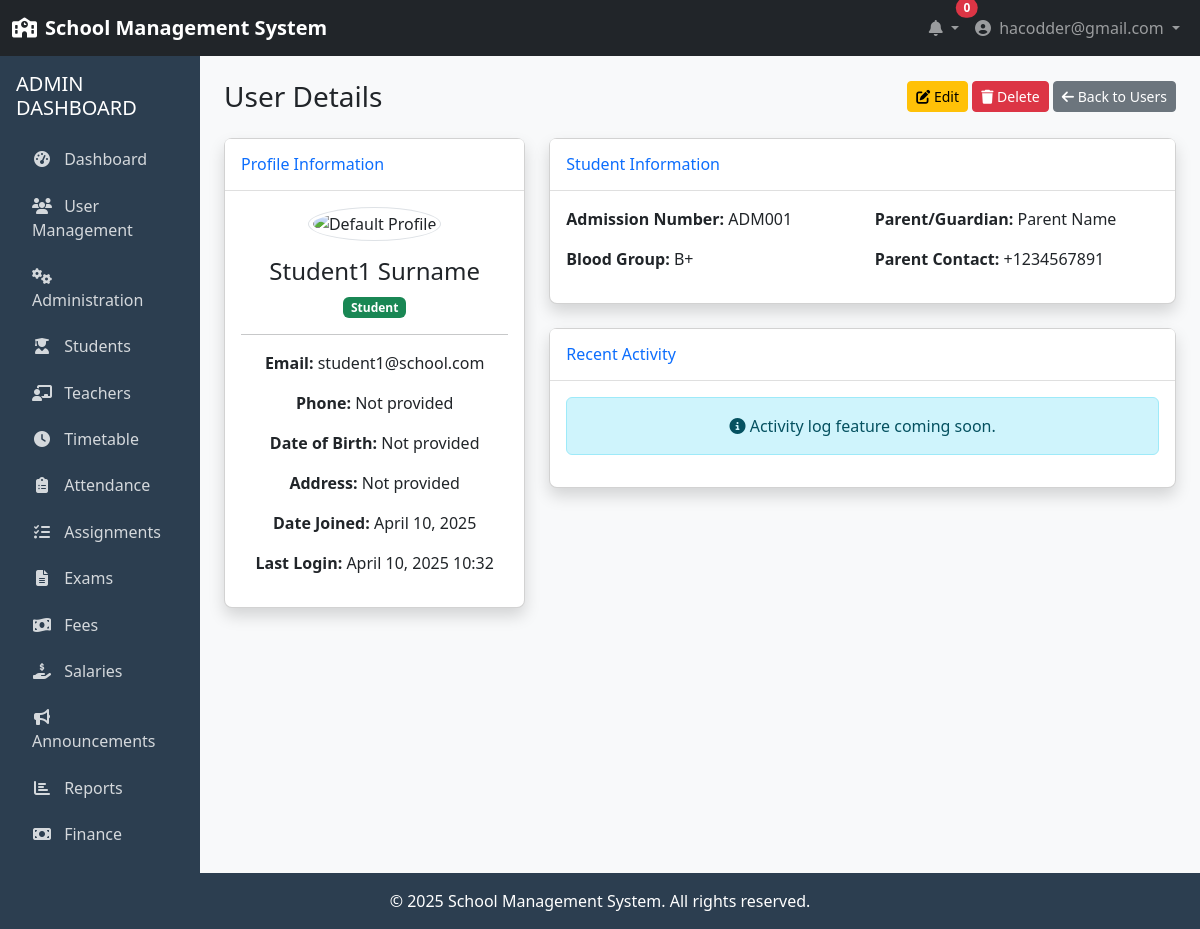
The page /accounts/admin/users/13/ (signed in) on the database its author committed.
### accounts/models.py (models this page shows, shortened)
class User(AbstractUser):
    USER_TYPE_CHOICES = (
        ('ADMIN', 'Admin'),
        ('TEACHER', 'Teacher'),
        ('STUDENT', 'Student'),
    )
    username = None
    email = models.EmailField(_('email address'), unique=True)
    user_type = models.CharField(max_length=10, choices=USER_TYPE_CHOICES, default='STUDENT')
    profile_pic = models.ImageField(upload_to='profile_pics/', null=True, blank=True)
    phone_number = models.CharField(max_length=15, null=True, blank=True)
    address = models.TextField(null=True, blank=True)
    date_of_birth = models.DateField(null=True, blank=True)
    USERNAME_FIELD = 'email'
    REQUIRED_FIELDS = []
    objects = UserManager()
    @property
    def is_admin(self):
        return self.user_type == 'ADMIN'
    @property
    def is_teacher(self):
        return self.user_type == 'TEACHER'
    @property
    def is_student(self):
        return self.user_type == 'STUDENT'

class StudentProfile(models.Model):
    user = models.OneToOneField(User, on_delete=models.CASCADE, related_name='student_profile')
    admission_number = models.CharField(max_length=20, unique=True)
    parent_name = models.CharField(max_length=100)
    parent_phone = models.CharField(max_length=15)
    parent_email = models.EmailField()
    blood_group = models.CharField(max_length=5, null=True, blank=True)
    emergency_contact = models.CharField(max_length=15, null=True, blank=True)

### accounts/views.py (the view)
# urls.py: path('admin/users/<int:pk>/', views.user_detail, name='user_detail'),
@login_required
@admin_required
def user_detail(request, pk):
    try:
        user = User.objects.get(pk=pk)
        context = {
            'user_obj': user,
            'title': f'User Details: {user.get_full_name()}',
        }
        if user.user_type == 'TEACHER':
            try:
                teacher_profile = user.teacher_profile
                context['teacher_profile'] = teacher_profile
            except:
                pass
        elif user.user_type == 'STUDENT':
            try:
                student_profile = user.student_profile
                context['student_profile'] = student_profile
            except:
                pass
        return render(request, 'accounts/user_detail.html', context)
    except User.DoesNotExist:
        messages.error(request, 'User does not exist.')
        return redirect('accounts:user_list')

### templates/accounts/user_detail.html (shortened to what this page needs)
{% extends 'base.html' %}
{% block content %}
<div class="container-fluid">
    <div class="d-sm-flex align-items-center justify-content-between mb-4">
        <h1 class="h3 mb-0 text-gray-800">User Details</h1>
        <div>
            <a href="{% url 'accounts:edit_user' user_obj.id %}" class="btn btn-warning btn-sm">
                <i class="fas fa-edit"></i> Edit
            </a>
            <a href="{% url 'accounts:delete_user' user_obj.id %}" class="btn btn-danger btn-sm">
                <i class="fas fa-trash"></i> Delete
            </a>
            <a href="{% url 'accounts:user_list' %}" class="btn btn-secondary btn-sm">
                <i class="fas fa-arrow-left"></i> Back to Users
            </a>
        </div>
    </div>
    <div class="row">
        <div class="col-lg-4">
            <div class="card shadow mb-4">
                <div class="card-header py-3">
                    <h6 class="m-0 font-weight-bold text-primary">Profile Information</h6>
                </div>
                <div class="card-body text-center">
                    {% if user_obj.profile_pic %}
                        <img src="{{ user_obj.profile_pic.url }}" alt="Profile Picture" class="img-profile rounded-circle img-thumbnail mb-3" style="width: 150px; height: 150px; object-fit: cover;">
                    {% else %}
                        <img src="/static/img/undraw_profile.svg" alt="Default Profile" class="img-profile rounded-circle img-thumbnail mb-3" style="width: 150px; height: 150px; object-fit: cover;">
                    {% endif %}
                    <h4>{{ user_obj.get_full_name }}</h4>
                    <p>
                        {% if user_obj.user_type == 'ADMIN' %}
                            <span class="badge bg-danger">Admin</span>
                        {% elif user_obj.user_type == 'TEACHER' %}
                            <span class="badge bg-primary">Teacher</span>
                        {% elif user_obj.user_type == 'STUDENT' %}
                            <span class="badge bg-success">Student</span>
                        {% endif %}
                    </p>
                    <hr>
                    <div class="text-left">
                        <p><strong>Email:</strong> {{ user_obj.email }}</p>
                        <p><strong>Phone:</strong> {{ user_obj.phone_number|default:"Not provided" }}</p>
                        <p><strong>Date of Birth:</strong> {{ user_obj.date_of_birth|date:"F d, Y"|default:"Not provided" }}</p>
                        <p><strong>Address:</strong> {{ user_obj.address|default:"Not provided" }}</p>
                        <p><strong>Date Joined:</strong> {{ user_obj.date_joined|date:"F d, Y" }}</p>
                        <p><strong>Last Login:</strong> {{ user_obj.last_login|date:"F d, Y H:i"|default:"Never logged in" }}</p>
                    </div>
                </div>
            </div>
        </div>
        <div class="col-lg-8">
            {% if user_obj.is_teacher %}
                <div class="card shadow mb-4">
                    <div class="card-header py-3">
                        <h6 class="m-0 font-weight-bold text-primary">Teacher Information</h6>
                    </div>
                    <div class="card-body">
                        {% if user_obj.teacher_profile %}
                            <div class="row">
                                <div class="col-md-6">
                                    <p><strong>Employee ID:</strong> {{ user_obj.teacher_profile.employee_id }}</p>
                                    <p><strong>Qualifications:</strong> {{ user_obj.teacher_profile.qualification }}</p>
                                </div>
                                <div class="col-md-6">
                                    <p><strong>Experience:</strong> {{ user_obj.teacher_profile.experience }} years</p>
                                    <p><strong>Joining Date:</strong> {{ user_obj.teacher_profile.joining_date|date:"F d, Y" }}</p>
                                </div>
                            </div>
                        {% else %}
                            <div class="alert alert-warning">
                                <i class="fas fa-exclamation-circle"></i> Teacher profile information not available.
                            </div>
                        {% endif %}
                    </div>
                </div>
            {% elif user_obj.is_student %}
                <div class="card shadow mb-4">
                    <div class="card-header py-3">
                        <h6 class="m-0 font-weight-bold text-primary">Student Information</h6>
                    </div>
                    <div class="card-body">
                        {% if user_obj.student_profile %}
                            <div class="row">
                                <div class="col-md-6">
                                    <p><strong>Admission Number:</strong> {{ user_obj.student_profile.admission_number }}</p>
                                    <p><strong>Blood Group:</strong> {{ user_obj.student_profile.blood_group|default:"Not provided" }}</p>
                                </div>
                                <div class="col-md-6">
                                    <p><strong>Parent/Guardian:</strong> {{ user_obj.student_profile.parent_name|default:"Not provided" }}</p>
                                    <p><strong>Parent Contact:</strong> {{ user_obj.student_profile.parent_phone|default:"Not provided" }}</p>
                                </div>
                            </div>
                        {% else %}
                            <div class="alert alert-warning">
                                <i class="fas fa-exclamation-circle"></i> Student profile information not available.
                            </div>
                        {% endif %}
                    </div>
                </div>
            {% endif %}
            <div class="card shadow mb-4">
                <div class="card-header py-3">
                    <h6 class="m-0 font-weight-bold text-primary">Recent Activity</h6>
                </div>
                <div class="card-body">
                    <div class="alert alert-info text-center">
                        <i class="fas fa-info-circle"></i> Activity log feature coming soon.
                    </div>
                </div>
            </div>
        </div>
    </div>
</div>
{% endblock %}

### templates/base.html (shortened to what this page needs)
<!DOCTYPE html>
<html lang="en">
<head>
    <link href="https://cdn.jsdelivr.net/npm/bootstrap@5.3.0/dist/css/bootstrap.min.css" rel="stylesheet">
    <link rel="stylesheet" href="https://cdnjs.cloudflare.com/ajax/libs/font-awesome/6.4.0/css/all.min.css">
</head>
<body>
    <nav class="navbar navbar-expand-lg navbar-dark bg-dark">
        <div class="container-fluid">
            <a class="navbar-brand" href="{% url 'home' %}">
                <i class="fas fa-school me-2"></i>School Management System
            </a>
            <div class="collapse navbar-collapse" id="navbarSupportedContent">
                <ul class="navbar-nav ms-auto mb-2 mb-lg-0">
                    {% if user.is_authenticated %}
                    <li class="nav-item dropdown">
                        <a class="nav-link dropdown-toggle" href="#" id="notificationDropdown" role="button" data-bs-toggle="dropdown">
                            <i class="fas fa-bell"></i>
                            <span class="position-absolute top-0 start-100 translate-middle badge rounded-pill bg-danger">
                                0
                            </span>
                        </a>
                    </li>
                    <li class="nav-item dropdown">
                        <a class="nav-link dropdown-toggle" href="#" id="userDropdown" role="button" data-bs-toggle="dropdown">
                            <i class="fas fa-user-circle me-1"></i> {{ user.get_full_name|default:user.email }}
                        </a>
                    </li>
                    {% else %}
                    <li class="nav-item">
                        <a class="nav-link" href="{% url 'accounts:login' %}"><i class="fas fa-sign-in-alt me-1"></i> Login</a>
                    </li>
                    {% endif %}
                </ul>
            </div>
        </div>
    </nav>
    <div class="container-fluid">
        <div class="row">
            {% if user.is_authenticated %}
            <div class="col-md-3 col-lg-2 px-0 sidebar">
                <div class="p-3">
                    {% if user.is_admin %}
                    <h5 class="text-uppercase mb-3">Admin Dashboard</h5>
                    <ul class="nav flex-column" id="sidenavAccordion">
                        <li class="nav-item">
                            <a class="nav-link {% if request.path == '/accounts/admin/dashboard/' %}active{% endif %}" href="{% url 'accounts:admin_dashboard' %}">
                                <i class="fas fa-tachometer-alt"></i> Dashboard
                            </a>
                        </li>
                        <li class="nav-item">
                            <a class="nav-link {% if '/accounts/users/' in request.path %}active{% endif %}" href="{% url 'accounts:user_list' %}">
                                <i class="fas fa-users"></i> User Management
                            </a>
                        </li>
                        <li class="nav-item">
                            <a class="nav-link collapsed" href="#" data-bs-toggle="collapse" data-bs-target="#collapseAdmin"
                                aria-expanded="false" aria-controls="collapseAdmin">
                                <i class="fas fa-fw fa-cogs"></i>
                                <span>Administration</span>
                            </a>
                        </li>
                        <li class="nav-item">
                            <a class="nav-link" href="{% url 'academics:student_list' %}">
                                <i class="fas fa-user-graduate"></i> Students
                            </a>
                        </li>
                        <li class="nav-item">
                            <a class="nav-link" href="{% url 'academics:teacher_list' %}">
                                <i class="fas fa-chalkboard-teacher"></i> Teachers
                            </a>
                        </li>
                        <li class="nav-item">
                            <a class="nav-link" href="{% url 'academics:timetable_list' %}">
                                <i class="fas fa-clock"></i> Timetable
                            </a>
                        </li>
                        <li class="nav-item">
                            <a class="nav-link" href="{% url 'academics:attendance_list' %}">
                                <i class="fas fa-clipboard-list"></i> Attendance
                            </a>
                        </li>
                        <li class="nav-item">
                            <a class="nav-link" href="{% url 'academics:assignment_list' %}">
                                <i class="fas fa-tasks"></i> Assignments
                            </a>
                        </li>
                        <li class="nav-item">
                            <a class="nav-link" href="{% url 'academics:exam_list' %}">
                                <i class="fas fa-file-alt"></i> Exams
                            </a>
                        </li>
                        <li class="nav-item">
                            <a class="nav-link" href="{% url 'finance:fee_payment_list' %}">
                                <i class="fas fa-money-bill-wave"></i> Fees
                            </a>
                        </li>
                        <li class="nav-item">
                            <a class="nav-link" href="{% url 'finance:salary_payment_list' %}">
                                <i class="fas fa-hand-holding-usd"></i> Salaries
                            </a>
                        </li>
                        <li class="nav-item">
                            <a class="nav-link" href="#">
                                <i class="fas fa-bullhorn"></i> Announcements
                            </a>
                        </li>
                        <li class="nav-item">
                            <a class="nav-link" href="#">
                                <i class="fas fa-chart-bar"></i> Reports
                            </a>
                        </li>
                        <li class="nav-item
                            ">
                            <a class="nav-link {% if 'finance:fee_category_list' in request.path or 'finance:fee_structure_list' in request.path or 'finance:fee_payment_list' in request.path or 'finance:salary_structure_list' in request.path or 'finance:salary_payment_list' in request.path or 'finance:student_fee_management' in request.path %}{% else %}collapsed{% endif %}" href="#" data-toggle="collapse" data-target="#collapseFinance"
                                aria-expanded="{% if 'finance:fee_category_list' in request.path or 'finance:fee_structure_list' in request.path or 'finance:fee_payment_list' in request.path or 'finance:salary_structure_list' in request.path or 'finance:salary_payment_list' in request.path or 'finance:student_fee_management' in request.path %}true{% else %}false{% endif %}" aria-controls="collapseFinance">
                                <i class="fas fa-fw fa-money-bill"></i>
                                <span>Finance</span>
                            </a>
                        </li>
                    </ul>
                    {% endif %}
                </div>
            </div>
            <div class="col-md-9 col-lg-10 content py-4">
            {% else %}
            <div class="col-12 content py-4">
            {% endif %}
                {% block content %}{% endblock %}
            </div>
        </div>
    </div>
    <footer class="footer text-center">
        <div class="container">
            <p class="mb-0">&copy; {% now "Y" %} School Management System. All rights reserved.</p>
        </div>
    </footer>
</body>
</html>

### rows shown on the page
User: get_full_name "hacodder@gmail.com"
User: get_full_name "Student1 Surname", email "student1@school.com", phone_number "Not provided", date_of_birth "Not provided", address "Not provided", date_joined "April 10, 2025", last_login "April 10, 2025 10:32", student_profile.admission_number "ADM001", student_profile.blood_group "B+", student_profile.parent_name "Parent Name", student_profile.parent_phone "+1234567891"
